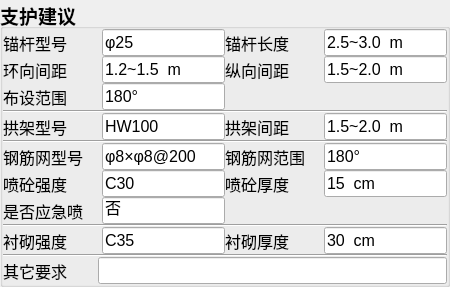
        <widget class="QGroupBox" name="support_GroupBox">
         <property name="font">
          <font>
           <family>Microsoft YaHei UI</family>
           <pointsize>14</pointsize>
           <weight>75</weight>
           <bold>true</bold>
          </font>
         </property>
         <property name="title">
          <string>支护建议</string>
         </property>
         <layout class="QVBoxLayout" name="verticalLayout_34">
          <property name="spacing">
           <number>0</number>
          </property>
          <property name="leftMargin">
           <number>0</number>
          </property>
          <property name="topMargin">
           <number>0</number>
          </property>
          <property name="rightMargin">
           <number>0</number>
          </property>
          <property name="bottomMargin">
           <number>0</number>
          </property>
          <item>
           <layout class="QGridLayout" name="bolt_GridLayout" columnstretch="4,5,4,5">
            <property name="bottomMargin">
             <number>0</number>
            </property>
            <property name="verticalSpacing">
             <number>0</number>
            </property>
            <item row="1" column="0">
             <widget class="QLabel" name="label_77">
              <property name="font">
               <font>
                <family>Microsoft YaHei UI</family>
                <pointsize>12</pointsize>
                <weight>50</weight>
                <bold>false</bold>
               </font>
              </property>
              <property name="text">
               <string>环向间距</string>
              </property>
             </widget>
            </item>
            <item row="0" column="3">
             <widget class="QLineEdit" name="boltLength_LineEdit">
              <property name="font">
               <font>
                <family>Microsoft YaHei UI</family>
                <pointsize>12</pointsize>
                <weight>50</weight>
                <bold>false</bold>
               </font>
              </property>
              <property name="text">
               <string>2.5~3.0  m</string>
              </property>
              <property name="readOnly">
               <bool>true</bool>
              </property>
             </widget>
            </item>
            <item row="0" column="2">
             <widget class="QLabel" name="label_73">
              <property name="font">
               <font>
                <family>Microsoft YaHei UI</family>
                <pointsize>12</pointsize>
                <weight>50</weight>
                <bold>false</bold>
               </font>
              </property>
              <property name="text">
               <string>锚杆长度</string>
              </property>
             </widget>
            </item>
            <item row="0" column="1">
             <widget class="QLineEdit" name="boltModel_LineEdit">
              <property name="font">
               <font>
                <family>Microsoft YaHei UI</family>
                <pointsize>12</pointsize>
                <weight>50</weight>
                <bold>false</bold>
               </font>
              </property>
              <property name="text">
               <string>φ25</string>
              </property>
              <property name="readOnly">
               <bool>true</bool>
              </property>
             </widget>
            </item>
            <item row="1" column="3">
             <widget class="QLineEdit" name="boltLongiSpacing_LineEdit">
              <property name="font">
               <font>
                <family>Microsoft YaHei UI</family>
                <pointsize>12</pointsize>
                <weight>50</weight>
                <bold>false</bold>
               </font>
              </property>
              <property name="text">
               <string>1.5~2.0  m</string>
              </property>
              <property name="readOnly">
               <bool>true</bool>
              </property>
             </widget>
            </item>
            <item row="1" column="1">
             <widget class="QLineEdit" name="boltHoopSpacing_LineEdit">
              <property name="font">
               <font>
                <family>Microsoft YaHei UI</family>
                <pointsize>12</pointsize>
                <weight>50</weight>
                <bold>false</bold>
               </font>
              </property>
              <property name="text">
               <string>1.2~1.5  m</string>
              </property>
              <property name="readOnly">
               <bool>true</bool>
              </property>
             </widget>
            </item>
            <item row="1" column="2">
             <widget class="QLabel" name="label_78">
              <property name="font">
               <font>
                <family>Microsoft YaHei UI</family>
                <pointsize>12</pointsize>
                <weight>50</weight>
                <bold>false</bold>
               </font>
              </property>
              <property name="text">
               <string>纵向间距</string>
              </property>
             </widget>
            </item>
            <item row="0" column="0">
             <widget class="QLabel" name="label_72">
              <property name="font">
               <font>
                <family>Microsoft YaHei UI</family>
                <pointsize>12</pointsize>
                <weight>50</weight>
                <bold>false</bold>
               </font>
              </property>
              <property name="text">
               <string>锚杆型号</string>
              </property>
             </widget>
            </item>
            <item row="2" column="0">
             <widget class="QLabel" name="label_79">
              <property name="font">
               <font>
                <family>Microsoft YaHei UI</family>
                <pointsize>12</pointsize>
                <weight>50</weight>
                <bold>false</bold>
               </font>
              </property>
              <property name="text">
               <string>布设范围</string>
              </property>
             </widget>
            </item>
            <item row="2" column="1">
             <widget class="QLineEdit" name="boltRange_LineEdit">
              <property name="font">
               <font>
                <family>Microsoft YaHei UI</family>
                <pointsize>12</pointsize>
                <weight>50</weight>
                <bold>false</bold>
               </font>
              </property>
              <property name="text">
               <string>180°</string>
              </property>
              <property name="readOnly">
               <bool>true</bool>
              </property>
             </widget>
            </item>
           </layout>
          </item>
          <item>
           <widget class="Line" name="line">
            <property name="orientation">
             <enum>Qt::Horizontal</enum>
            </property>
           </widget>
          </item>
          <item>
           <layout class="QGridLayout" name="arch_GridLayout" columnstretch="4,5,4,5">
            <property name="bottomMargin">
             <number>0</number>
            </property>
            <property name="verticalSpacing">
             <number>0</number>
            </property>
            <item row="0" column="0">
             <widget class="QLabel" name="label_75">
              <property name="font">
               <font>
                <family>Microsoft YaHei UI</family>
                <pointsize>12</pointsize>
                <weight>50</weight>
                <bold>false</bold>
               </font>
              </property>
              <property name="text">
               <string>拱架型号</string>
              </property>
             </widget>
            </item>
            <item row="0" column="1">
             <widget class="QLineEdit" name="archModel_LineEdit">
              <property name="font">
               <font>
                <family>Microsoft YaHei UI</family>
                <pointsize>12</pointsize>
                <weight>50</weight>
                <bold>false</bold>
               </font>
              </property>
              <property name="text">
               <string>HW100</string>
              </property>
              <property name="readOnly">
               <bool>true</bool>
              </property>
             </widget>
            </item>
            <item row="0" column="2">
             <widget class="QLabel" name="label_74">
              <property name="font">
               <font>
                <family>Microsoft YaHei UI</family>
                <pointsize>12</pointsize>
                <weight>50</weight>
                <bold>false</bold>
               </font>
              </property>
              <property name="text">
               <string>拱架间距</string>
              </property>
             </widget>
            </item>
            <item row="0" column="3">
             <widget class="QLineEdit" name="archSpacing_LineEdit">
              <property name="font">
               <font>
                <family>Microsoft YaHei UI</family>
                <pointsize>12</pointsize>
                <weight>50</weight>
                <bold>false</bold>
               </font>
              </property>
              <property name="text">
               <string>1.5~2.0  m</string>
              </property>
              <property name="readOnly">
               <bool>true</bool>
              </property>
             </widget>
            </item>
           </layout>
          </item>
          <item>
           <widget class="Line" name="line_2">
            <property name="orientation">
             <enum>Qt::Horizontal</enum>
            </property>
           </widget>
          </item>
          <item>
           <layout class="QGridLayout" name="shotcrete_GridLayout" columnstretch="4,5,4,5">
            <property name="bottomMargin">
             <number>0</number>
            </property>
            <property name="verticalSpacing">
             <number>0</number>
            </property>
            <item row="0" column="0">
             <widget class="QLabel" name="label_85">
              <property name="font">
               <font>
                <family>Microsoft YaHei UI</family>
                <pointsize>12</pointsize>
                <weight>50</weight>
                <bold>false</bold>
               </font>
              </property>
              <property name="text">
               <string>钢筋网型号</string>
              </property>
             </widget>
            </item>
            <item row="2" column="1">
             <widget class="QLineEdit" name="shotInTime_LineEdit">
              <property name="font">
               <font>
                <family>Microsoft YaHei UI</family>
                <pointsize>12</pointsize>
                <weight>50</weight>
                <bold>false</bold>
               </font>
              </property>
              <property name="text">
               <string>否</string>
              </property>
              <property name="readOnly">
               <bool>true</bool>
              </property>
             </widget>
            </item>
            <item row="0" column="3">
             <widget class="QLineEdit" name="netRange_LineEdit">
              <property name="font">
               <font>
                <family>Microsoft YaHei UI</family>
                <pointsize>12</pointsize>
                <weight>50</weight>
                <bold>false</bold>
               </font>
              </property>
              <property name="text">
               <string>180°</string>
              </property>
              <property name="readOnly">
               <bool>true</bool>
              </property>
             </widget>
            </item>
            <item row="2" column="0">
             <widget class="QLabel" name="label_82">
              <property name="font">
               <font>
                <family>Microsoft YaHei UI</family>
                <pointsize>12</pointsize>
                <weight>50</weight>
                <bold>false</bold>
               </font>
              </property>
              <property name="text">
               <string>是否应急喷</string>
              </property>
             </widget>
            </item>
            <item row="0" column="1">
             <widget class="QLineEdit" name="netModel_LineEdit">
              <property name="font">
               <font>
                <family>Microsoft YaHei UI</family>
                <pointsize>12</pointsize>
                <weight>50</weight>
                <bold>false</bold>
               </font>
              </property>
              <property name="text">
               <string>φ8×φ8@200</string>
              </property>
              <property name="readOnly">
               <bool>true</bool>
              </property>
             </widget>
            </item>
            <item row="0" column="2">
             <widget class="QLabel" name="label_76">
              <property name="font">
               <font>
                <family>Microsoft YaHei UI</family>
                <pointsize>12</pointsize>
                <weight>50</weight>
                <bold>false</bold>
               </font>
              </property>
              <property name="text">
               <string>钢筋网范围</string>
              </property>
             </widget>
            </item>
            <item row="1" column="0">
             <widget class="QLabel" name="label_80">
              <property name="font">
               <font>
                <family>Microsoft YaHei UI</family>
                <pointsize>12</pointsize>
                <weight>50</weight>
                <bold>false</bold>
               </font>
              </property>
              <property name="text">
               <string>喷砼强度</string>
              </property>
             </widget>
            </item>
            <item row="1" column="1">
             <widget class="QLineEdit" name="shotStrength_LineEdit">
              <property name="font">
               <font>
                <family>Microsoft YaHei UI</family>
                <pointsize>12</pointsize>
                <weight>50</weight>
                <bold>false</bold>
               </font>
              </property>
              <property name="text">
               <string>C30</string>
              </property>
              <property name="readOnly">
               <bool>true</bool>
              </property>
             </widget>
            </item>
            <item row="1" column="3">
             <widget class="QLineEdit" name="shotThickness_LineEdit">
              <property name="font">
               <font>
                <family>Microsoft YaHei UI</family>
                <pointsize>12</pointsize>
                <weight>50</weight>
                <bold>false</bold>
               </font>
              </property>
              <property name="text">
               <string>15  cm</string>
              </property>
              <property name="readOnly">
               <bool>true</bool>
              </property>
             </widget>
            </item>
            <item row="1" column="2">
             <widget class="QLabel" name="label_81">
              <property name="font">
               <font>
                <family>Microsoft YaHei UI</family>
                <pointsize>12</pointsize>
                <weight>50</weight>
                <bold>false</bold>
               </font>
              </property>
              <property name="text">
               <string>喷砼厚度</string>
              </property>
             </widget>
            </item>
           </layout>
          </item>
          <item>
           <widget class="Line" name="line_3">
            <property name="orientation">
             <enum>Qt::Horizontal</enum>
            </property>
           </widget>
          </item>
          <item>
           <layout class="QGridLayout" name="liner_GridLayout" columnstretch="4,5,4,5">
            <property name="bottomMargin">
             <number>0</number>
            </property>
            <property name="verticalSpacing">
             <number>0</number>
            </property>
            <item row="0" column="1">
             <widget class="QLineEdit" name="linerStrength_LineEdit">
              <property name="font">
               <font>
                <family>Microsoft YaHei UI</family>
                <pointsize>12</pointsize>
                <weight>50</weight>
                <bold>false</bold>
               </font>
              </property>
              <property name="text">
               <string>C35</string>
              </property>
              <property name="readOnly">
               <bool>true</bool>
              </property>
             </widget>
            </item>
            <item row="0" column="2">
             <widget class="QLabel" name="label_84">
              <property name="font">
               <font>
                <family>Microsoft YaHei UI</family>
                <pointsize>12</pointsize>
                <weight>50</weight>
                <bold>false</bold>
               </font>
              </property>
              <property name="text">
               <string>衬砌厚度</string>
              </property>
             </widget>
            </item>
            <item row="0" column="0">
             <widget class="QLabel" name="label_83">
              <property name="font">
               <font>
                <family>Microsoft YaHei UI</family>
                <pointsize>12</pointsize>
                <weight>50</weight>
                <bold>false</bold>
               </font>
              </property>
              <property name="text">
               <string>衬砌强度</string>
              </property>
             </widget>
            </item>
            <item row="0" column="3">
             <widget class="QLineEdit" name="linerThickness_LineEdit">
              <property name="font">
               <font>
                <family>Microsoft YaHei UI</family>
                <pointsize>12</pointsize>
                <weight>50</weight>
                <bold>false</bold>
               </font>
              </property>
              <property name="text">
               <string>30  cm</string>
              </property>
              <property name="readOnly">
               <bool>true</bool>
              </property>
             </widget>
            </item>
           </layout>
          </item>
          <item>
           <widget class="Line" name="line_4">
            <property name="orientation">
             <enum>Qt::Horizontal</enum>
            </property>
           </widget>
          </item>
          <item>
           <layout class="QHBoxLayout" name="horizontalLayout_21" stretch="16,59">
            <property name="bottomMargin">
             <number>0</number>
            </property>
            <item>
             <widget class="QLabel" name="label_71">
              <property name="font">
               <font>
                <family>Microsoft YaHei UI</family>
                <pointsize>12</pointsize>
                <weight>50</weight>
                <bold>false</bold>
               </font>
              </property>
              <property name="text">
               <string>其它要求</string>
              </property>
             </widget>
            </item>
            <item>
             <widget class="QLineEdit" name="otherSupportRequest_LineEdit">
              <property name="font">
               <font>
                <family>Microsoft YaHei UI</family>
                <pointsize>12</pointsize>
                <weight>50</weight>
                <bold>false</bold>
               </font>
              </property>
              <property name="readOnly">
               <bool>true</bool>
              </property>
             </widget>
            </item>
           </layout>
          </item>
         </layout>
        </widget>
